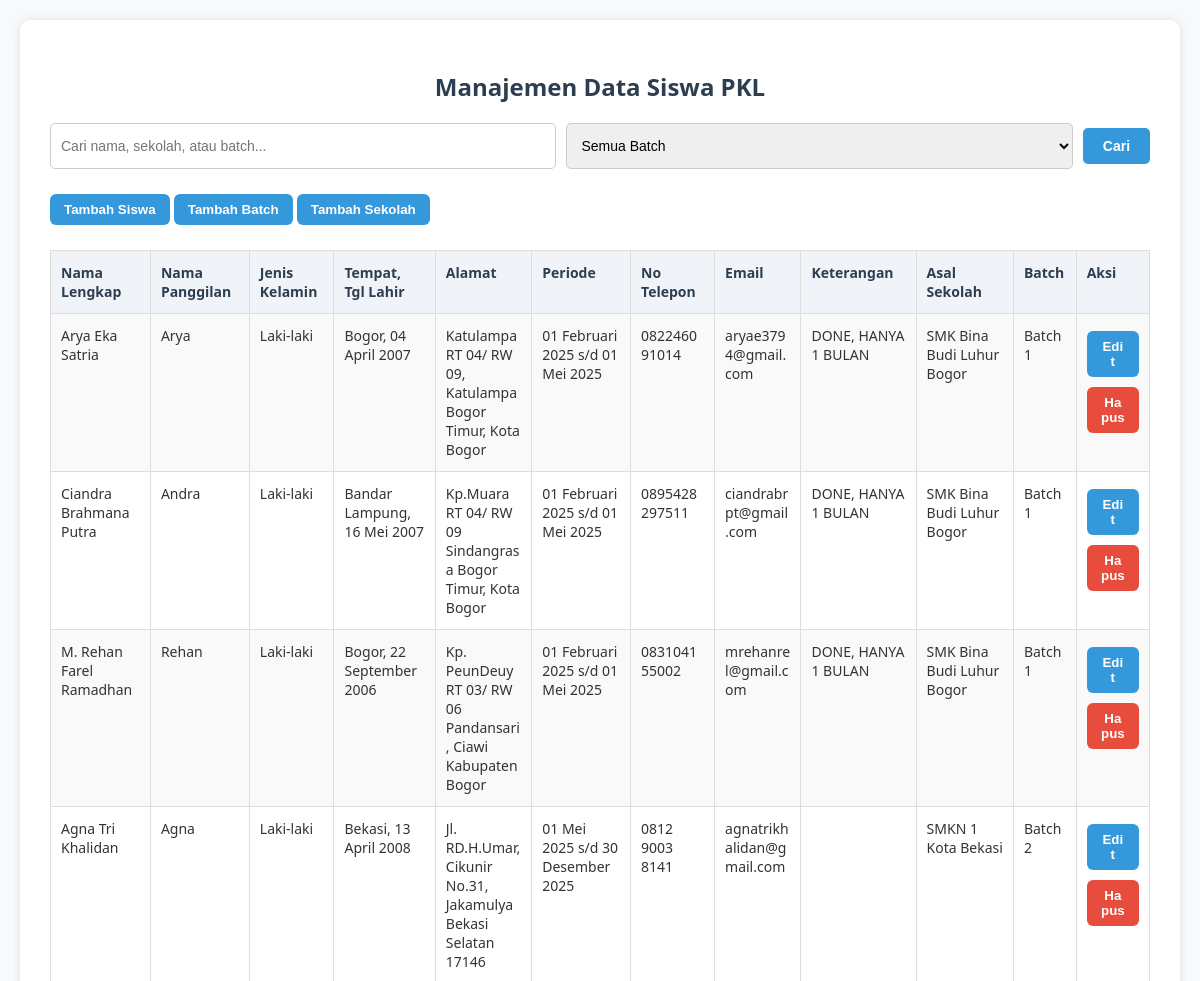
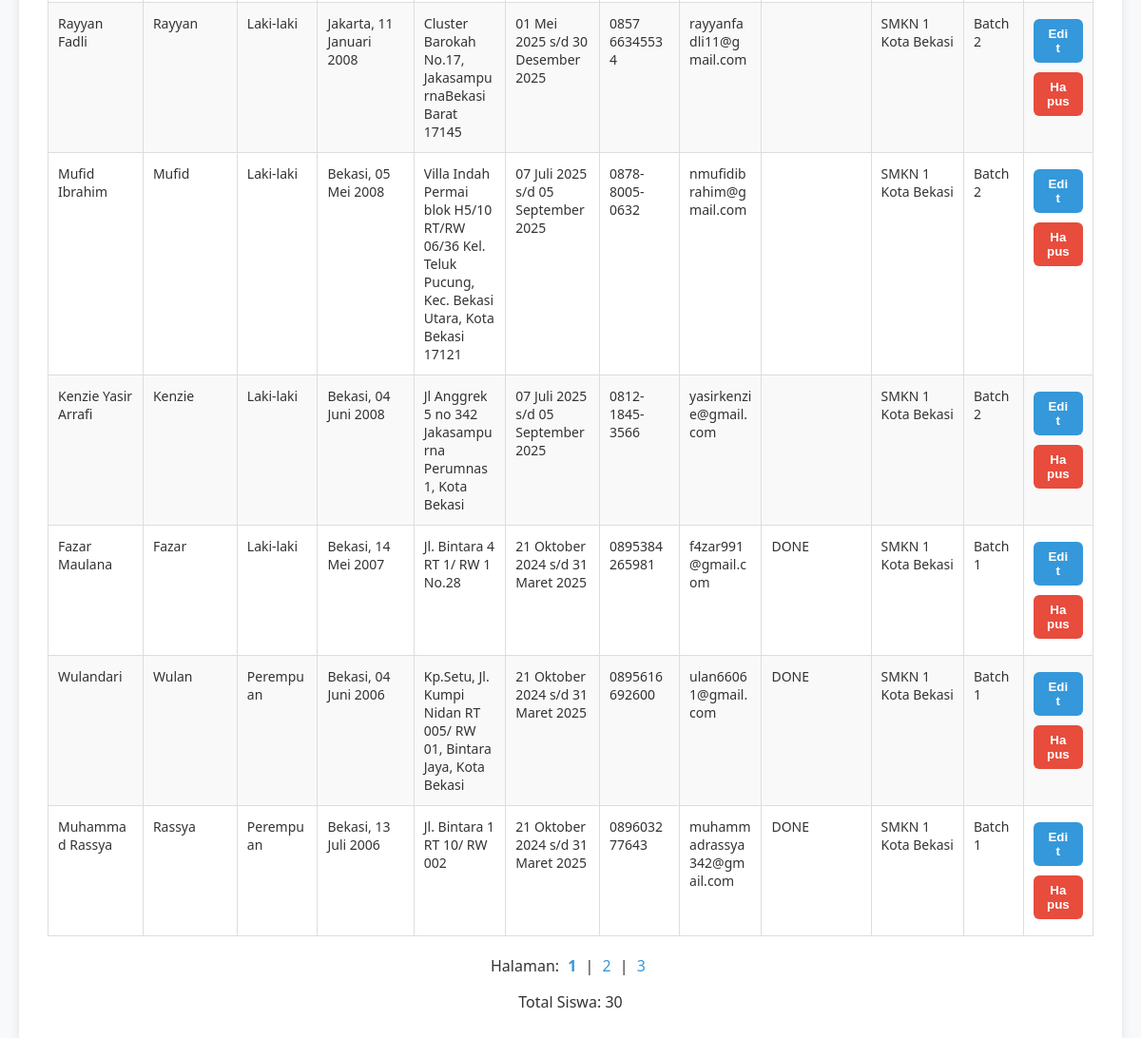
The page / on the database its author committed (2 pictures, top to bottom).
### tables this page shows
CREATE TABLE `siswa` (
  `id` int NOT NULL,
  `nama_lengkap` varchar(255) NOT NULL,
  `jenis_kelamin` enum('Laki-laki','Perempuan') DEFAULT NULL,
  `nama_panggilan` varchar(255) DEFAULT NULL,
  `tempat_lahir` varchar(255) DEFAULT NULL,
  `tanggal_lahir` date DEFAULT NULL,
  `alamat` varchar(255) DEFAULT NULL,
  `periode_mulai` date DEFAULT NULL,
  `periode_selesai` date DEFAULT NULL,
  `no_telepon` varchar(20) DEFAULT NULL,
  `email` varchar(255) DEFAULT NULL,
  `keterangan` text,
  `batch_id` int NOT NULL,
  `asal_sekolah_id` int NOT NULL
);

CREATE TABLE `asal_sekolah` (
  `id` int NOT NULL,
  `nama_sekolah` varchar(255) NOT NULL
);

CREATE TABLE `batch` (
  `id` int NOT NULL,
  `nama_batch` varchar(255) NOT NULL
);

### routes/students.php (called while the page is built, shortened)
<?php
function getStudents($pdo, $search = '', $batch_id = null, $page = 1, $perPage = 10) {
    $offset = ($page - 1) * $perPage;
    $search = '%' . $search . '%';
    $query = "
        SELECT s.*, a.nama_sekolah, b.nama_batch
        FROM siswa s
        JOIN asal_sekolah a ON s.asal_sekolah_id = a.id
        JOIN batch b ON s.batch_id = b.id
        WHERE (s.nama_lengkap LIKE :search OR s.nama_panggilan LIKE :search OR a.nama_sekolah LIKE :search OR b.nama_batch LIKE :search)
    ";
    $params = [':search' => $search];
    $query .= " ORDER BY a.nama_sekolah LIMIT :perPage OFFSET :offset";
    $stmt = $pdo->prepare($query);
    foreach ($params as $key => $value) {
        $stmt->bindValue($key, $value);
    }
    $stmt->bindValue(':perPage', (int)$perPage, PDO::PARAM_INT);
    $stmt->bindValue(':offset', (int)$offset, PDO::PARAM_INT);
    $stmt->execute();
    return $stmt->fetchAll(PDO::FETCH_ASSOC);
}
function getTotalStudents($pdo, $search = '', $batch_id = null) {
    $search = '%' . $search . '%';
    $query = "
        SELECT COUNT(*)
        FROM siswa s
        JOIN asal_sekolah a ON s.asal_sekolah_id = a.id
        JOIN batch b ON s.batch_id = b.id
        WHERE (s.nama_lengkap LIKE :search OR s.nama_panggilan LIKE :search OR a.nama_sekolah LIKE :search OR b.nama_batch LIKE :search)
    ";
    $params = [':search' => $search];
    $stmt = $pdo->prepare($query);
    foreach ($params as $key => $value) {
        $stmt->bindValue($key, $value);
    }
    $stmt->execute();
    return $stmt->fetchColumn();
}

### public/index.php (the view, shortened to what this page needs)
<?php
require_once '../config/database.php';
require_once '../routes/students.php';
$search = $_GET['search'] ?? '';
$batch_id = isset($_GET['batch_id']) && $_GET['batch_id'] !== '' ? (int)$_GET['batch_id'] : null;
$page = (int)($_GET['page'] ?? 1);
$perPage = 10;
$students = getStudents($pdo, $search, $batch_id, $page, $perPage);
$totalStudents = getTotalStudents($pdo, $search, $batch_id);
$totalPages = ceil($totalStudents / $perPage);
function tanggalIndo($tanggal, $withDay = true) {
    $bulanIndo = [
        1 => 'Januari', 2 => 'Februari', 3 => 'Maret',
        4 => 'April', 5 => 'Mei', 6 => 'Juni',
        7 => 'Juli', 8 => 'Agustus', 9 => 'September',
        10 => 'Oktober', 11 => 'November', 12 => 'Desember'
    ];
    $tgl = date('d', strtotime($tanggal));
    $bln = (int)date('m', strtotime($tanggal));
    $thn = date('Y', strtotime($tanggal));
    return $withDay ? "$tgl {$bulanIndo[$bln]} $thn" : "{$bulanIndo[$bln]} $thn";
}
?>
<!DOCTYPE html>
<html>
<head>
    <link rel="stylesheet" href="css/style.css">
</head>
<body>
    <div class="container">
        <h2>Manajemen Data Siswa PKL</h2>
        <form method="GET" class="search-form">
            <input type="text" name="search" value="<?= htmlspecialchars($search) ?>" placeholder="Cari nama, sekolah, atau batch...">
            <select name="batch_id">
                <option value="">Semua Batch</option>
            </select>
            <button type="submit" class="btn-primary">Cari</button>
        </form>
        <a href="add_student.php"><button class="btn-primary">Tambah Siswa</button></a>
        <button onclick="openModal('batchModal')" class="btn-primary">Tambah Batch</button>
        <button onclick="openModal('schoolModal')" class="btn-primary">Tambah Sekolah</button>
        <table>
            <tr>
                <th>Nama Lengkap</th>
                <th>Nama Panggilan</th>
                <th>Jenis Kelamin</th>
                <th>Tempat, Tgl Lahir</th>
                <th>Alamat</th>
                <th>Periode</th>
                <th>No Telepon</th>
                <th>Email</th>
                <th>Keterangan</th>
                <th>Asal Sekolah</th>
                <th>Batch</th>
                <th>Aksi</th>
            </tr>
            <?php if (empty($students)): ?>
                <tr><td colspan="12">Tidak ada data ditemukan.</td></tr>
            <?php else: ?>
                <?php foreach ($students as $student): ?>
                <tr>
                    <td><?= htmlspecialchars($student['nama_lengkap']) ?></td>
                    <td><?= htmlspecialchars($student['nama_panggilan'] ?? '-') ?></td>
                    <td><?= htmlspecialchars($student['jenis_kelamin'] ?? '-') ?></td>
                    <td><?= htmlspecialchars(($student['tempat_lahir'] ?? '-') . ', ' . tanggalIndo($student['tanggal_lahir'])) ?></td>
                    <td><?= htmlspecialchars($student['alamat'] ?? '-') ?></td>
                    <td><?= htmlspecialchars(tanggalIndo($student['periode_mulai']) . ' s/d ' . tanggalIndo($student['periode_selesai'])) ?></td>
                    <td><?= htmlspecialchars($student['no_telepon'] ?? '-') ?></td>
                    <td><?= htmlspecialchars($student['email'] ?? '-') ?></td>
                    <td><?= htmlspecialchars($student['keterangan'] ?? '-') ?></td>
                    <td><?= htmlspecialchars($student['nama_sekolah']) ?></td>
                    <td><?= htmlspecialchars($student['nama_batch']) ?></td>
                    <td>
                        <a href="edit_student.php?id=<?= $student['id'] ?>"><button class="btn-primary">Edit</button></a>
                        <form method="POST" action="../routes/students.php" style="display:inline;">
                               <button type="submit" name="delete_student" class="btn-danger" onclick="return confirmDelete('Yakin ingin menghapus siswa ini?')">Hapus</button>
                        </form>
                    </td>
                </tr>
                <?php endforeach; ?>
            <?php endif; ?>
        </table>
        <?php if ($totalPages > 1): ?>
        <div class="pagination">
            <p>Halaman:
            <?php for ($i = 1; $i <= $totalPages; $i++): ?>
                <a href="index.php?page=<?= $i ?>&search=<?= urlencode($search) ?>&batch_id=<?= $batch_id ?? '' ?>" style="<?= $i === $page ? 'font-weight: bold;' : '' ?>">
                    <?= $i ?>
                </a><?= $i < $totalPages ? ' |' : '' ?>
            <?php endfor; ?>
            </p>
            <p>Total Siswa: <?= $totalStudents ?></p>
        </div>
        <?php endif; ?>
    </div>
</body>
</html>

### public/css/style.css (style rules this page uses)
body { font-family: 'Segoe UI', Tahoma, Geneva, Verdana, sans-serif; background: #f9f9f9; margin: 0; padding: 20px; color: #333; }
.container { max-width: 1200px; margin: auto; background: white; padding: 30px; border-radius: 10px; box-shadow: 0 2px 8px rgba(0,0,0,0.1); }
h2, h3 { color: #2c3e50; margin-bottom: 10px; }
button { border: none; border-radius: 6px; padding: 8px 14px; cursor: pointer; margin: 5px 0; font-weight: bold; }
.btn-primary { background-color: #3498db; color: white; }
.btn-danger { background-color: #e74c3c; color: white; }
table { width: 100%; border-collapse: collapse; margin-top: 20px; }
table th, table td { padding: 10px; text-align: left; border-bottom: 1px solid #ddd; vertical-align: top; }
table th { background-color: #f4f6f8; color: #2c3e50; }

### public/index.php (style rules this page uses)
body { font-family: 'Segoe UI', Tahoma, Geneva, Verdana, sans-serif; background-color: #f7f9fb; margin: 0; padding: 20px; color: #333; }
.container { max-width: 1200px; margin: auto; background: #fff; padding: 30px; border-radius: 10px; box-shadow: 0 0 10px rgba(0, 0, 0, 0.1); }
h2 { margin-bottom: 20px; text-align: center; color: #2c3e50; }
.search-form { display: flex; flex-wrap: wrap; gap: 10px; margin-bottom: 20px; }
.search-form input[type="text"], .search-form select { padding: 10px; font-size: 14px; border-radius: 5px; border: 1px solid #ccc; flex: 1; }
.search-form button { padding: 10px 20px; font-size: 14px; border: none; border-radius: 5px; cursor: pointer; }
.btn-primary { background-color: #3498db; color: white; transition: background-color 0.3s; }
.btn-danger { background-color: #e74c3c; color: white; transition: background-color 0.3s; }
table { width: 100%; border-collapse: collapse; overflow-x: auto; display: block; }
table th, table td { padding: 12px 10px; border: 1px solid #ddd; text-align: left; vertical-align: top; word-wrap: break-word; max-width: 200px; }
table th { background-color: #f0f4f8; font-weight: bold; }
table tr:nth-child(even) { background-color: #f9f9f9; }
table td, table th { font-size: 14px; }
table td { white-space: normal; word-break: break-word; }
.pagination { margin-top: 20px; text-align: center; }
.pagination a { margin: 0 5px; text-decoration: none; color: #3498db; }

### rows shown on the page
siswa: nama_lengkap "Arya Eka Satria", nama_panggilan "Arya", jenis_kelamin "Laki-laki", tempat_lahir+tanggal_lahir "Bogor, 04 April 2007", alamat "Katulampa RT 04/ RW 09, Katulampa Bogor Timur, Kota Bogor", periode_mulai+periode_selesai "01 Februari 2025 s/d 01 Mei 2025", no_telepon "082246091014", email "aryae3794@gmail.com", keterangan "DONE, HANYA 1 BULAN", asal_sekolah.nama_sekolah "SMK Bina Budi Luhur Bogor", batch.nama_batch "Batch 1"
siswa: nama_lengkap "Ciandra Brahmana Putra", nama_panggilan "Andra", jenis_kelamin "Laki-laki", tempat_lahir+tanggal_lahir "Bandar Lampung, 16 Mei 2007", alamat "Kp.Muara RT 04/ RW 09 Sindangrasa Bogor Timur, Kota Bogor", periode_mulai+periode_selesai "01 Februari 2025 s/d 01 Mei 2025", no_telepon "0895428297511", email "ciandrabrpt@gmail.com", keterangan "DONE, HANYA 1 BULAN", asal_sekolah.nama_sekolah "SMK Bina Budi Luhur Bogor", batch.nama_batch "Batch 1"
siswa: nama_lengkap "M. Rehan Farel Ramadhan", nama_panggilan "Rehan", jenis_kelamin "Laki-laki", tempat_lahir+tanggal_lahir "Bogor, 22 September 2006", alamat "Kp. PeunDeuy RT 03/ RW 06 Pandansari, Ciawi Kabupaten Bogor", periode_mulai+periode_selesai "01 Februari 2025 s/d 01 Mei 2025", no_telepon "083104155002", email "mrehanrel@gmail.com", keterangan "DONE, HANYA 1 BULAN", asal_sekolah.nama_sekolah "SMK Bina Budi Luhur Bogor", batch.nama_batch "Batch 1"
siswa: nama_lengkap "Agna Tri Khalidan", nama_panggilan "Agna", jenis_kelamin "Laki-laki", tempat_lahir+tanggal_lahir "Bekasi, 13 April 2008", alamat "Jl. RD.H.Umar, Cikunir No.31, JakamulyaBekasi Selatan 17146", periode_mulai+periode_selesai "01 Mei 2025 s/d 30 Desember 2025", no_telepon "0812 9003 8141", email "agnatrikhalidan@gmail.com", asal_sekolah.nama_sekolah "SMKN 1 Kota Bekasi", batch.nama_batch "Batch 2"
siswa: nama_lengkap "Rayyan Fadli", nama_panggilan "Rayyan", jenis_kelamin "Laki-laki", tempat_lahir+tanggal_lahir "Jakarta, 11 Januari 2008", alamat "Cluster Barokah No.17, JakasampurnaBekasi Barat 17145", periode_mulai+periode_selesai "01 Mei 2025 s/d 30 Desember 2025", no_telepon "0857 66345534", email "rayyanfadli11@gmail.com", asal_sekolah.nama_sekolah "SMKN 1 Kota Bekasi", batch.nama_batch "Batch 2"
siswa: nama_lengkap "Mufid Ibrahim", nama_panggilan "Mufid", jenis_kelamin "Laki-laki", tempat_lahir+tanggal_lahir "Bekasi, 05 Mei 2008", alamat "Villa Indah Permai blok H5/10 RT/RW 06/36 Kel. Teluk Pucung, Kec. Bekasi Utara, Kota Bekasi 17121", periode_mulai+periode_selesai "07 Juli 2025 s/d 05 September 2025", no_telepon "0878-8005-0632", email "nmufidibrahim@gmail.com", asal_sekolah.nama_sekolah "SMKN 1 Kota Bekasi", batch.nama_batch "Batch 2"
siswa: nama_lengkap "Kenzie Yasir Arrafi", nama_panggilan "Kenzie", jenis_kelamin "Laki-laki", tempat_lahir+tanggal_lahir "Bekasi, 04 Juni 2008", alamat "Jl Anggrek 5 no 342 Jakasampurna Perumnas 1, Kota Bekasi", periode_mulai+periode_selesai "07 Juli 2025 s/d 05 September 2025", no_telepon "0812-1845-3566", email "yasirkenzie@gmail.com", asal_sekolah.nama_sekolah "SMKN 1 Kota Bekasi", batch.nama_batch "Batch 2"
siswa: nama_lengkap "Fazar Maulana", nama_panggilan "Fazar", jenis_kelamin "Laki-laki", tempat_lahir+tanggal_lahir "Bekasi, 14 Mei 2007", alamat "Jl. Bintara 4 RT 1/ RW 1 No.28", periode_mulai+periode_selesai "21 Oktober 2024 s/d 31 Maret 2025", no_telepon "0895384265981", email "f4zar991@gmail.com", keterangan "DONE", asal_sekolah.nama_sekolah "SMKN 1 Kota Bekasi", batch.nama_batch "Batch 1"
siswa: nama_lengkap "Wulandari", nama_panggilan "Wulan", jenis_kelamin "Perempuan", tempat_lahir+tanggal_lahir "Bekasi, 04 Juni 2006", alamat "Kp.Setu, Jl. Kumpi Nidan RT 005/ RW 01, Bintara Jaya, Kota Bekasi", periode_mulai+periode_selesai "21 Oktober 2024 s/d 31 Maret 2025", no_telepon "0895616692600", email "ulan66061@gmail.com", keterangan "DONE", asal_sekolah.nama_sekolah "SMKN 1 Kota Bekasi", batch.nama_batch "Batch 1"
siswa: nama_lengkap "Muhammad Rassya", nama_panggilan "Rassya", jenis_kelamin "Perempuan", tempat_lahir+tanggal_lahir "Bekasi, 13 Juli 2006", alamat "Jl. Bintara 1 RT 10/ RW 002", periode_mulai+periode_selesai "21 Oktober 2024 s/d 31 Maret 2025", no_telepon "089603277643", email "muhammadrassya342@gmail.com", keterangan "DONE", asal_sekolah.nama_sekolah "SMKN 1 Kota Bekasi", batch.nama_batch "Batch 1"

### other values the page prints
$totalStudents "30"
